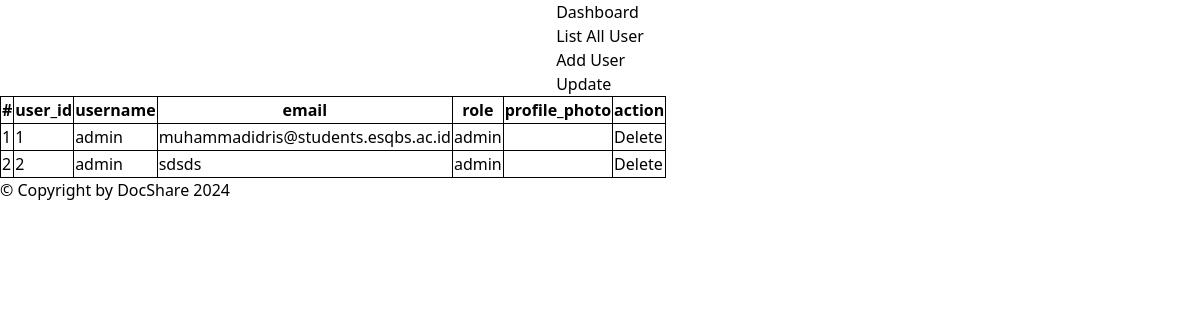
Before: /index.php?p=listUser with the older database file.
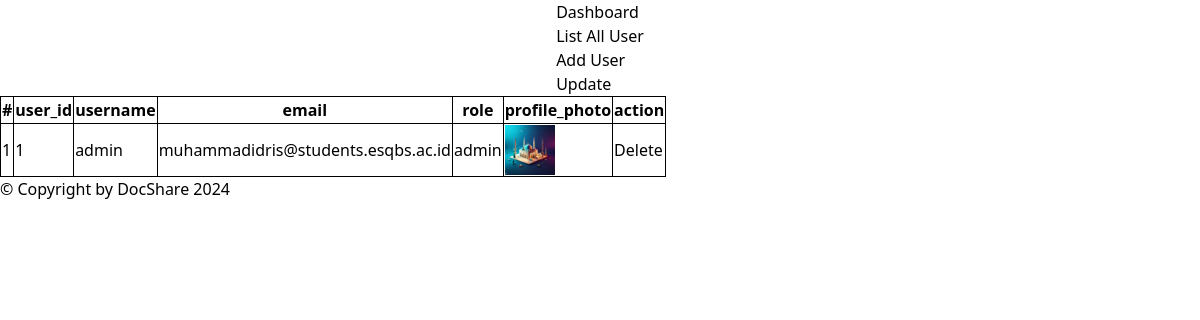
After: the same page with the newer database file.
### tables this page shows
CREATE TABLE `tbl_users` (
  `user_id` int(11) NOT NULL,
  `username` varchar(50) DEFAULT NULL,
  `email` varchar(100) DEFAULT NULL,
  `profile_photo` varchar(255) DEFAULT NULL,
  `role` enum('admin','member') DEFAULT 'member',
  `password` varchar(255) NOT NULL
);

### inc.connect.php (called while the page is built, shortened)
<?php
class Connection
{
    private $host = 'localhost';
    private $user = 'root';
    private $password = '';
    private $db = 'docshare';
    function connect()
    {
        $conn = mysqli_connect($this->host, $this->user, $this->password);
        mysqli_select_db($conn, $this->db);
        $this->connection = $conn;
    }
}
?>

### class/class.User.php (called while the page is built, shortened)
<?php
class User extends Connection
{
    public function SelectAllUser()
    {
        $sql = "SELECT user_id, username, role, email, profile_photo FROM tbl_users ORDER BY username ASC";
        $resultUser = mysqli_query($this->connection, $sql);
        $arrResult = array();
        $i = 0;
        if (mysqli_num_rows($resultUser) > 0) {
            while ($data = mysqli_fetch_array($resultUser)) {
                $arrResult[$i] = array(
                    "user_id" => $data["user_id"],
                    "username" => $data["username"],
                    "role" => $data["role"],
                    "email" => $data["email"],
                    "profile_photo" => $data["profile_photo"]
                );
                $i++;
            }
        }
        return $arrResult;
    }
}
?>

### pages/listUser.php (the view)
<?php
require_once ("./class/class.User.php");
$objUsers = new User();
$arrUsers = $objUsers->SelectAllUser();
?>
<main>
    <table border="">
        <thead>
            <tr>
                <th class="border border-black">#</th>
                <th class="border border-black">user_id</th>
                <th class="border border-black">username</th>
                <th class="border border-black">email</th>
                <th class="border border-black">role</th>
                <th class="border border-black">profile_photo</th>
                <th class="border border-black">action</th>
            </tr>
        </thead>
        <tbody>
            <?php
            if (count($arrUsers)) {
                $i = 0;
                foreach ($arrUsers as $value) { ?>
                    <tr>
                        <td class="border border-black"><?= ++$i ?></td>
                        <td class="border border-black"><?= $value["user_id"] ?></td>
                        <td class="border border-black"><?= $value["username"] ?></td>
                        <td class="border border-black"><?= $value["email"] ?></td>
                        <td class="border border-black"><?= $value["role"] ?></td>
                        <td class="border border-black"><img src="<?= $value["profile_photo"] ?>" alt="" title="<?= $value["username"] ?>" width="50"></td>
                        <td class="border border-black"><a href="index.php?p=deleteUser&user_id=<?= $value["user_id"] ?>">Delete</a></td>
                    </tr>
                <?php }
            } else { ?>
                <tr>
                    <td colspan="7">Data tidak ditemukan</td>
                </tr>
            <?php }
            ?>
        </tbody>
    </table>
</main>

### index.php (shortened to what this page needs)
<?php
require "inc.connect.php";
?>
<!DOCTYPE html>
<html lang="en">
<head>
    <script src="https://cdn.tailwindcss.com"></script>
</head>
<body>
    <?php include "./components/header.php" ?>
    <?php
    $pages_dir = 'pages';
    if (!empty($_GET['p'])) {
        $pages = scandir($pages_dir, 0);
        unset($pages[0], $pages[1]);
        $p = $_GET['p'];
        if (in_array($p . '.php', $pages)) {
            include ($pages_dir . '/' . $p . '.php');
        } else {
            echo 'Halaman tidak ditemukan! :(';
        }
    } else {
        include ($pages_dir . '/signin.php');
    }
    ?>
    <?php include "./components/footer.php" ?>
</body>
</html>

### components/header.php
<header>
    <nav class="flex flex-row justify-evenly items-center g-10">
        <ul>
            <li><a href="index.php?p=dashboardAdmin">Dashboard</a></li>
            <li><a href="index.php?p=listUser">List All User</a></li>
            <li><a href="index.php?p=addUser">Add User</a></li>
            <li><a href="index.php?p=updateUser&user_id=1">Update</a></li>
        </ul>
    </nav>
</header>

### components/footer.php
<footer>&copy; Copyright by DocShare 2024</footer>

Changed rows visible on the page:
removed tbl_users: user_id "2", username "admin", email "sdsds", role "admin"
changed tbl_users "admin": profile_photo: picture added
